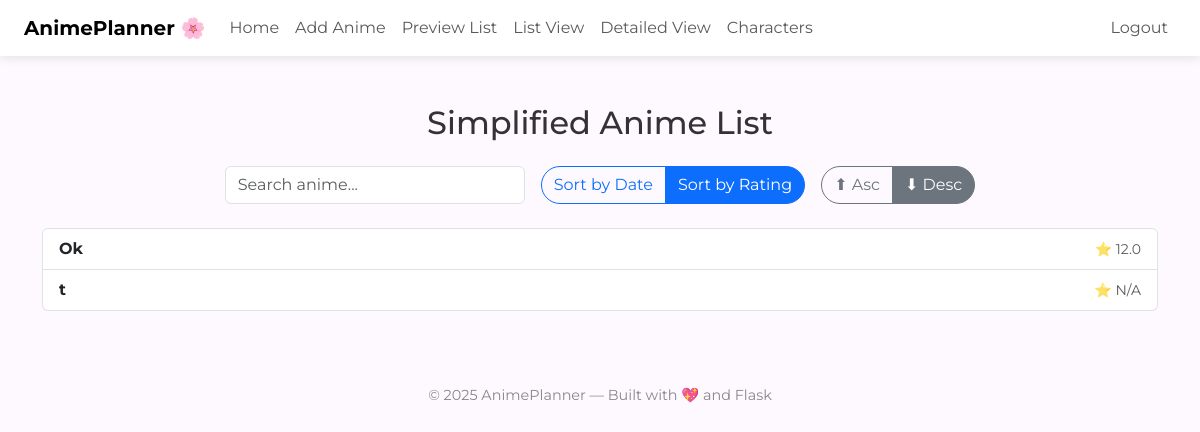
Page /list (signed in) on the earlier database version.
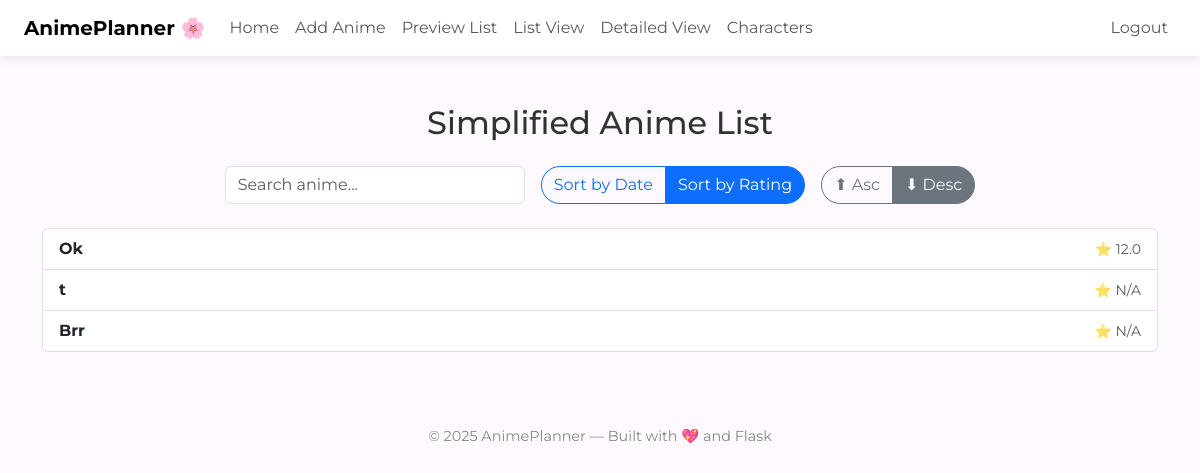
Same page on the later database version.
### tables this page shows
CREATE TABLE anime (
            id INTEGER PRIMARY KEY AUTOINCREMENT,
            title TEXT NOT NULL,
            rating REAL,
            thoughts TEXT,
            date TEXT,
            sequel TEXT,
            details_url TEXT,
            background_url TEXT,
            user_id INTEGER,
            FOREIGN KEY(user_id) REFERENCES users(id) ON DELETE SET NULL
        );

### app.py (the view)
@app.route("/list")
@login_required
def list_view():
    sort_by = request.args.get("sort", "rating")  # default: rating
    order = request.args.get("order", "desc")     # default: descending
    filter_null = request.args.get("filter", "nonull")  # default: filter out NULLs
    if sort_by not in {"date", "rating"}:
        sort_by = "rating"
    if order not in {"asc", "desc"}:
        order = "desc"
    if filter_null not in {"nonull", "all"}:
        filter_null = "nonull"
    sort_column = "rating" if sort_by == "rating" else "date"
    user_id = session.get("user_id")
    base_query = "SELECT id, title, rating, date FROM anime WHERE user_id = ?"
    if filter_null == "nonull":
        base_query += f" AND {sort_column} IS NOT NULL"
    base_query += f" ORDER BY {sort_column} {order.upper()}"
    conn = get_db()
    db = conn.cursor()
    db.execute(base_query, (user_id,))
    anime_list = db.fetchall()
    db.close()
    conn.close()
    return render_template("list.html",
        anime_list=anime_list,
        sort_by=sort_by,
        order=order,
        filter_null=filter_null
    )

### app.py (called while the page is built)
def login_required(f):
    @wraps(f)
    def wrapper(*args, **kwargs):
        if "user_id" not in session:
            flash("Login required.")
            return redirect("/login")
        return f(*args, **kwargs)
    return wrapper

def get_db():
    return sqlite3.connect("anime.db")

### templates/list.html (shortened to what this page needs)
{% extends "layout.html" %}
{% block main %}
<h2 class="mb-4 text-center">Simplified Anime List</h2>
<div class="d-flex justify-content-center gap-3 flex-wrap mb-4">
    <input type="text" id="searchBox" class="form-control" placeholder="Search anime..." style="max-width: 300px;">
    <div class="btn-group">
        <a href="{{ url_for('list_view', sort='date', order=order, filter=filter_null) }}"
           class="btn btn-outline-primary {% if sort_by == 'date' %}active{% endif %}">
           Sort by Date
        </a>
        <a href="{{ url_for('list_view', sort='rating', order=order, filter=filter_null) }}"
           class="btn btn-outline-primary {% if sort_by == 'rating' %}active{% endif %}">
           Sort by Rating
        </a>
    </div>
    <div class="btn-group">
        <a href="{{ url_for('list_view', sort=sort_by, order='asc', filter=filter_null) }}"
           class="btn btn-outline-secondary {% if order == 'asc' %}active{% endif %}">⬆ Asc</a>
        <a href="{{ url_for('list_view', sort=sort_by, order='desc', filter=filter_null) }}"
           class="btn btn-outline-secondary {% if order == 'desc' %}active{% endif %}">⬇ Desc</a>
    </div>
</div>
<ul class="list-group" id="animeList">
    {% for anime in anime_list %}
        <a href="/preview#anime-{{ anime[0] }}"
           class="list-group-item list-group-item-action d-flex justify-content-between align-items-center anime-entry">
            <strong>{{ anime[1] }}</strong>
            <span class="text-muted small">
                {% if sort_by == 'rating' %}
                    ⭐ {{ anime[2] if anime[2] else "N/A" }}
                {% else %}
                    {{ anime[3]|datetimeformat('%b %Y') if anime[3] else "No Date" }}
                {% endif %}
            </span>
        </a>
    {% endfor %}
</ul>
{% endblock %}

Differences in the rows shown:
added anime: title "Brr", rating "N/A"
